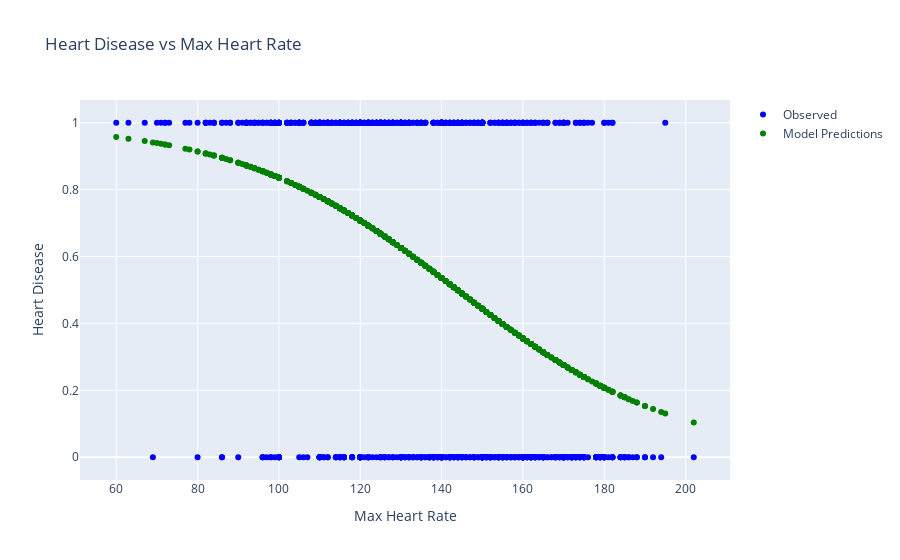

Source (notebook cell):
### Code cell
import plotly.graph_objects as go

fig = go.Figure()

fig.add_trace(
    go.Scatter(
        x=predicions_df['MaxHR'], 
        y=predicions_df['HeartDisease'], 
        mode='markers', 
        name='Observed', 
        marker={'color': 'blue'}
    )
)

fig.add_trace(
    go.Scatter(
        x=predicions_df['MaxHR'], 
        y=predicions_df['Probability'], 
        mode='markers', 
        name='Model Predictions', 
        marker={'color': 'green'}
    )
)

fig.update_layout(
    title="Heart Disease vs Max Heart Rate",
    xaxis_title="Max Heart Rate",
    yaxis_title="Heart Disease"
)

fig.show()

### Figure 1 — Plotly figure (JSON) as saved in the notebook; plotly's stock layout.template omitted (floating-point values rounded to 4 significant figures; data arrays with more than 128 entries replaced by an {"elided": "..."} marker saying what was removed)
{"data": [{"marker": {"color": "blue"}, "mode": "markers", "name": "Observed", "type": "scatter", "x": {"elided": "918 int values"}, "y": {"elided": "918 int values"}}, {"marker": {"color": "green"}, "mode": "markers", "name": "Model Predictions", "type": "scatter", "x": {"elided": "918 int values"}, "y": {"elided": "918 float values"}}], "layout": {"title": {"text": "Heart Disease vs Max Heart Rate"}, "xaxis": {"title": {"text": "Max Heart Rate"}}, "yaxis": {"title": {"text": "Heart Disease"}}}}
